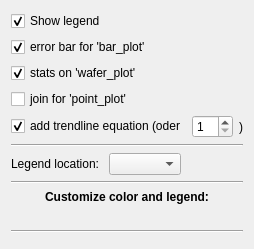
                 <widget class="QWidget" name="scrollAreaWidgetContents_8">
                  <property name="geometry">
                   <rect>
                    <x>0</x>
                    <y>0</y>
                    <width>235</width>
                    <height>249</height>
                   </rect>
                  </property>
                  <layout class="QVBoxLayout" name="verticalLayout_11">
                   <item>
                    <widget class="QCheckBox" name="cb_legend_visible">
                     <property name="text">
                      <string>Show legend</string>
                     </property>
                     <property name="checked">
                      <bool>true</bool>
                     </property>
                    </widget>
                   </item>
                   <item>
                    <widget class="QCheckBox" name="cb_show_err_bar_plot">
                     <property name="text">
                      <string>error bar for 'bar_plot'</string>
                     </property>
                     <property name="checked">
                      <bool>true</bool>
                     </property>
                    </widget>
                   </item>
                   <item>
                    <widget class="QCheckBox" name="cb_wafer_stats">
                     <property name="text">
                      <string>stats on 'wafer_plot'</string>
                     </property>
                     <property name="checked">
                      <bool>true</bool>
                     </property>
                    </widget>
                   </item>
                   <item>
                    <widget class="QCheckBox" name="cb_join_for_point_plot">
                     <property name="text">
                      <string>join for 'point_plot'</string>
                     </property>
                    </widget>
                   </item>
                   <item>
                    <layout class="QHBoxLayout" name="horizontalLayout_126">
                     <item>
                      <widget class="QCheckBox" name="cb_trendline_eq">
                       <property name="text">
                        <string>add trendline equation (oder</string>
                       </property>
                       <property name="checked">
                        <bool>true</bool>
                       </property>
                      </widget>
                     </item>
                     <item>
                      <widget class="QDoubleSpinBox" name="spb_trendline_oder">
                       <property name="decimals">
                        <number>0</number>
                       </property>
                       <property name="minimum">
                        <double>1.000000000000000</double>
                       </property>
                       <property name="maximum">
                        <double>10.000000000000000</double>
                       </property>
                      </widget>
                     </item>
                     <item>
                      <widget class="QLabel" name="label_18">
                       <property name="text">
                        <string>)</string>
                       </property>
                      </widget>
                     </item>
                     <item>
                      <spacer name="horizontalSpacer_5">
                       <property name="orientation">
                        <enum>Qt::Horizontal</enum>
                       </property>
                       <property name="sizeHint" stdset="0">
                        <size>
                         <width>40</width>
                         <height>20</height>
                        </size>
                       </property>
                      </spacer>
                     </item>
                    </layout>
                   </item>
                   <item>
                    <widget class="Line" name="line_3">
                     <property name="orientation">
                      <enum>Qt::Horizontal</enum>
                     </property>
                    </widget>
                   </item>
                   <item>
                    <layout class="QHBoxLayout" name="legends_loc">
                     <item>
                      <widget class="QLabel" name="label_17">
                       <property name="text">
                        <string>Legend location: </string>
                       </property>
                      </widget>
                     </item>
                     <item>
                      <widget class="QComboBox" name="cbb_legend_loc"/>
                     </item>
                     <item>
                      <spacer name="horizontalSpacer_35">
                       <property name="orientation">
                        <enum>Qt::Horizontal</enum>
                       </property>
                       <property name="sizeHint" stdset="0">
                        <size>
                         <width>40</width>
                         <height>20</height>
                        </size>
                       </property>
                      </spacer>
                     </item>
                    </layout>
                   </item>
                   <item>
                    <widget class="Line" name="line">
                     <property name="orientation">
                      <enum>Qt::Horizontal</enum>
                     </property>
                    </widget>
                   </item>
                   <item>
                    <widget class="QLabel" name="label_13">
                     <property name="font">
                      <font>
                       <pointsize>9</pointsize>
                       <weight>75</weight>
                       <bold>true</bold>
                      </font>
                     </property>
                     <property name="text">
                      <string>Customize color and legend:</string>
                     </property>
                     <property name="alignment">
                      <set>Qt::AlignCenter</set>
                     </property>
                    </widget>
                   </item>
                   <item>
                    <layout class="QHBoxLayout" name="main_layout"/>
                   </item>
                   <item>
                    <layout class="QHBoxLayout" name="horizontalLayout_13">
                     <item>
                      <spacer name="horizontalSpacer_48">
                       <property name="orientation">
                        <enum>Qt::Horizontal</enum>
                       </property>
                       <property name="sizeHint" stdset="0">
                        <size>
                         <width>40</width>
                         <height>20</height>
                        </size>
                       </property>
                      </spacer>
                     </item>
                    </layout>
                   </item>
                   <item>
                    <widget class="Line" name="line_2">
                     <property name="orientation">
                      <enum>Qt::Horizontal</enum>
                     </property>
                    </widget>
                   </item>
                   <item>
                    <spacer name="verticalSpacer_3">
                     <property name="orientation">
                      <enum>Qt::Vertical</enum>
                     </property>
                     <property name="sizeHint" stdset="0">
                      <size>
                       <width>20</width>
                       <height>40</height>
                      </size>
                     </property>
                    </spacer>
                   </item>
                  </layout>
                 </widget>
